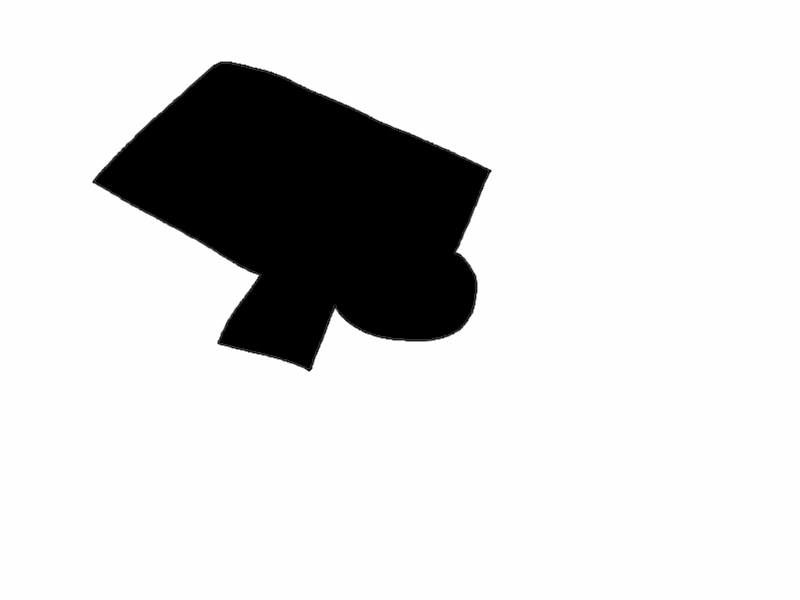
#> input picture raster.png, 800 x 600 px, found by its file name
$ python contourapprox.py   (older library calls are emulated)
#> lines starting #> are read from the running program, lines starting #| are printed output that depends on the picture; after the words box and inside, x2 and y2 are one past the last pixel; in counts of white or black regions, pixels touching at a corner belong together
from aggregation import TerrainGrid
import numpy as np
import cv2 as cv
import matplotlib.pyplot as plt
import numpy.ma as ma
import random as rng
import shapely

path = r"C:\Users\siddh\Desktop\raster.png"

img = cv.imread(path, cv.IMREAD_GRAYSCALE)
#> img is the input picture: shape (600, 800); min 0, max 254, mean 216.5

plt.imshow(img)
plt.show()
ret, thresh = cv.threshold(img, 200, 1, cv.THRESH_BINARY)
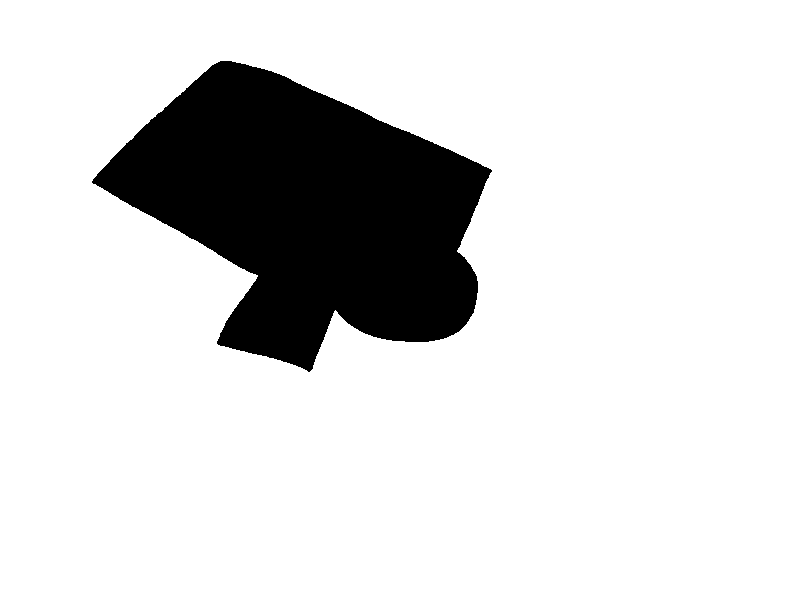
#> thresh: shape (600, 800); values 0 (black) and 1 (white), 85% white; 1 black region
im2, contours, hierarchy = cv.findContours(thresh, cv.RETR_TREE, cv.CHAIN_APPROX_SIMPLE)
#> contours = 2 contours; box (x1, y1, x2, y2) and area: (0, 0, 800, 600) 478601, (91, 60, 493, 373) 72404

final = cv.drawContours(thresh, contours, contourIdx= 1, color = 255, thickness= 1)
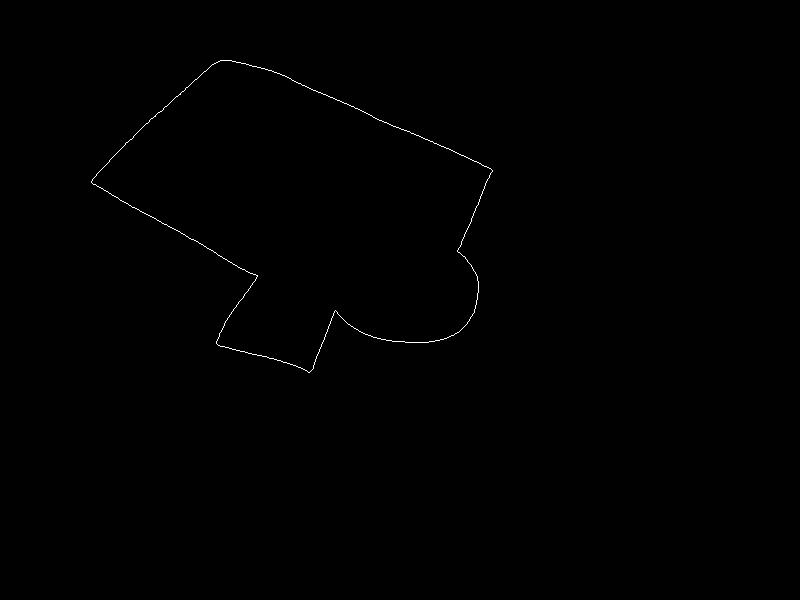
#> final: shape (600, 800); min 0, max 255, mean 1.4

plt.imshow(final)
plt.show()
